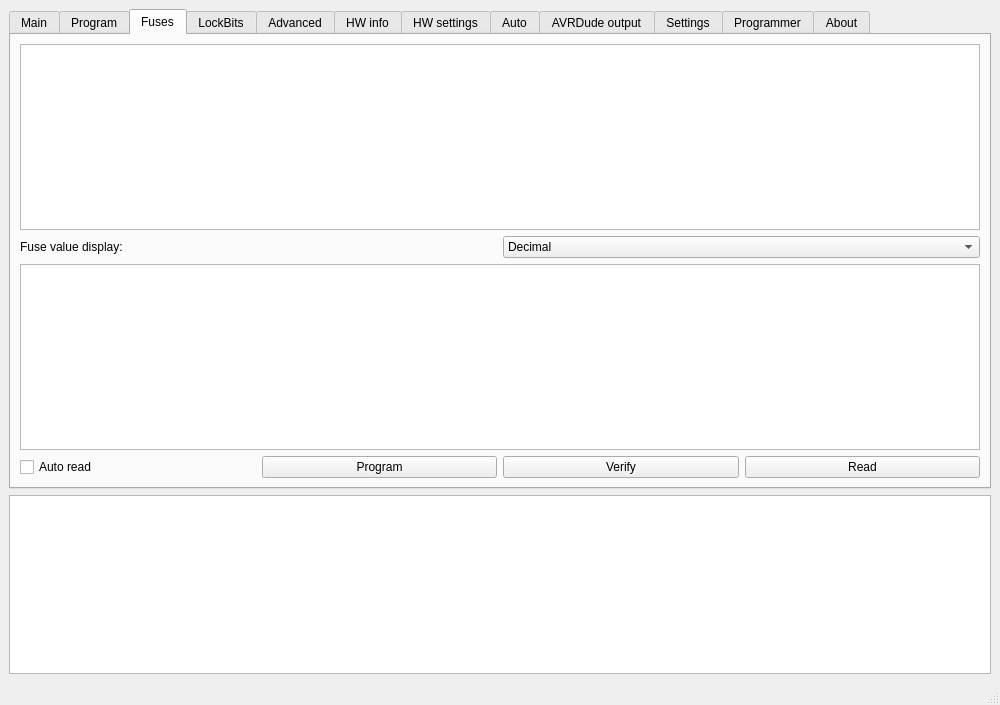
<?xml version="1.0" encoding="UTF-8"?>
<ui version="4.0">
 <class>MainWindow</class>
 <widget class="QMainWindow" name="MainWindow">
  <property name="geometry">
   <rect>
    <x>0</x>
    <y>0</y>
    <width>1000</width>
    <height>705</height>
   </rect>
  </property>
  <property name="windowTitle">
   <string>Avrdude Frontend</string>
  </property>
  <widget class="QWidget" name="centralwidget">
   <layout class="QVBoxLayout" name="verticalLayout">
    <item>
     <widget class="QTabWidget" name="tabWidgetMain">
      <property name="tabPosition">
       <enum>QTabWidget::North</enum>
      </property>
      <property name="tabShape">
       <enum>QTabWidget::Rounded</enum>
      </property>
      <property name="currentIndex">
       <number>2</number>
      </property>
      <widget class="QWidget" name="tabMain">
       <attribute name="title">
        <string>Main</string>
       </attribute>
       <layout class="QVBoxLayout" name="verticalLayout_6">
        <item>
         <widget class="QGroupBox" name="groupBox">
          <property name="title">
           <string>Device and Signature Bytes</string>
          </property>
          <layout class="QGridLayout" name="gridLayout">
           <item row="0" column="0">
            <widget class="QComboBox" name="comboBoxDevice"/>
           </item>
           <item row="0" column="1">
            <widget class="QPushButton" name="pushButton">
             <property name="text">
              <string>Erase device</string>
             </property>
             <property name="icon">
              <iconset resource="icons/icons.qrc">
               <normaloff>:/edit-delete.svg</normaloff>:/edit-delete.svg</iconset>
             </property>
            </widget>
           </item>
           <item row="1" column="0">
            <widget class="QLineEdit" name="lineEditDevSignature">
             <property name="enabled">
              <bool>false</bool>
             </property>
            </widget>
           </item>
           <item row="2" column="0">
            <widget class="QLabel" name="labelSignatureMatch">
             <property name="text">
              <string/>
             </property>
            </widget>
           </item>
           <item row="1" column="1">
            <widget class="QPushButton" name="pushButtonReadSignature">
             <property name="text">
              <string>Read Signature</string>
             </property>
            </widget>
           </item>
          </layout>
         </widget>
        </item>
        <item>
         <widget class="QGroupBox" name="groupBox_2">
          <property name="title">
           <string>Programming Mode and Target Settings</string>
          </property>
          <layout class="QGridLayout" name="gridLayout_2">
           <item row="0" column="0">
            <widget class="QComboBox" name="comboBoxIspMode"/>
           </item>
           <item row="0" column="1">
            <widget class="QPushButton" name="pushButton_3">
             <property name="text">
              <string>Settings</string>
             </property>
             <property name="icon">
              <iconset resource="icons/icons.qrc">
               <normaloff>:/gconf-editor.svg</normaloff>:/gconf-editor.svg</iconset>
             </property>
            </widget>
           </item>
           <item row="1" column="1">
            <widget class="QLabel" name="label_3">
             <property name="text">
              <string>ISP Frequency</string>
             </property>
            </widget>
           </item>
          </layout>
         </widget>
        </item>
        <item>
         <spacer name="verticalSpacer">
          <property name="orientation">
           <enum>Qt::Vertical</enum>
          </property>
          <property name="sizeHint" stdset="0">
           <size>
            <width>20</width>
            <height>40</height>
           </size>
          </property>
         </spacer>
        </item>
       </layout>
      </widget>
      <widget class="QWidget" name="tabProgram">
       <attribute name="icon">
        <iconset resource="icons/icons.qrc">
         <normaloff>:/avr.svg</normaloff>:/avr.svg</iconset>
       </attribute>
       <attribute name="title">
        <string>Program</string>
       </attribute>
       <layout class="QVBoxLayout" name="verticalLayout_2">
        <item>
         <widget class="QGroupBox" name="groupBoxDevice">
          <property name="title">
           <string>Device</string>
          </property>
          <layout class="QVBoxLayout" name="verticalLayout_3">
           <item>
            <layout class="QHBoxLayout" name="horizontalLayout">
             <item>
              <widget class="QPushButton" name="pushButtonErase">
               <property name="text">
                <string>Erase</string>
               </property>
               <property name="icon">
                <iconset resource="icons/icons.qrc">
                 <normaloff>:/edit-delete.svg</normaloff>:/edit-delete.svg</iconset>
               </property>
              </widget>
             </item>
             <item>
              <widget class="QComboBox" name="comboBoxEraseWhat"/>
             </item>
            </layout>
           </item>
           <item>
            <layout class="QHBoxLayout" name="horizontalLayout_2">
             <item>
              <widget class="QCheckBox" name="checkBoxEraseBeforeProg">
               <property name="text">
                <string>Erase device before flash programming</string>
               </property>
               <property name="checked">
                <bool>true</bool>
               </property>
              </widget>
             </item>
             <item>
              <widget class="QCheckBox" name="checkBoxVerifyAfterProg">
               <property name="text">
                <string>Verify after device programming</string>
               </property>
               <property name="checked">
                <bool>true</bool>
               </property>
              </widget>
             </item>
            </layout>
           </item>
          </layout>
         </widget>
        </item>
        <item>
         <widget class="QGroupBox" name="groupBoxFlash">
          <property name="title">
           <string>Flash</string>
          </property>
          <layout class="QVBoxLayout" name="verticalLayout_4">
           <item>
            <layout class="QHBoxLayout" name="horizontalLayoutInputHex">
             <property name="bottomMargin">
              <number>0</number>
             </property>
             <item>
              <widget class="QLabel" name="labelHexForFlash">
               <property name="text">
                <string>Input Hex file:</string>
               </property>
              </widget>
             </item>
             <item>
              <widget class="HexLineEdit" name="lineEditFlashHex"/>
             </item>
            </layout>
           </item>
           <item>
            <layout class="QHBoxLayout" name="horizontalLayoutProgButtons">
             <property name="bottomMargin">
              <number>0</number>
             </property>
             <item>
              <widget class="QPushButton" name="pushButtonProgramFlash">
               <property name="text">
                <string>Program</string>
               </property>
               <property name="icon">
                <iconset resource="icons/icons.qrc">
                 <normaloff>:/write_avr.svg</normaloff>:/write_avr.svg</iconset>
               </property>
              </widget>
             </item>
             <item>
              <widget class="QPushButton" name="pushButtonVerifyFlash">
               <property name="text">
                <string>Verify</string>
               </property>
              </widget>
             </item>
             <item>
              <widget class="QPushButton" name="pushButtonReadReadFlash">
               <property name="text">
                <string>Read</string>
               </property>
               <property name="icon">
                <iconset resource="icons/icons.qrc">
                 <normaloff>:/read_avr.svg</normaloff>:/read_avr.svg</iconset>
               </property>
              </widget>
             </item>
            </layout>
           </item>
          </layout>
         </widget>
        </item>
        <item>
         <widget class="QGroupBox" name="groupBoxEEPROM">
          <property name="title">
           <string>EEPROM</string>
          </property>
          <layout class="QVBoxLayout" name="verticalLayout_5">
           <item>
            <layout class="QHBoxLayout" name="horizontalLayout_3">
             <property name="bottomMargin">
              <number>0</number>
             </property>
             <item>
              <widget class="QLabel" name="label">
               <property name="text">
                <string>Input Hex file:</string>
               </property>
              </widget>
             </item>
             <item>
              <widget class="HexLineEdit" name="lineEditEEPROMHex"/>
             </item>
            </layout>
           </item>
           <item>
            <layout class="QHBoxLayout" name="horizontalLayoutProgButtons_2">
             <property name="bottomMargin">
              <number>0</number>
             </property>
             <item>
              <widget class="QPushButton" name="pushButtonProgramEEPROM">
               <property name="text">
                <string>Program</string>
               </property>
               <property name="icon">
                <iconset resource="icons/icons.qrc">
                 <normaloff>:/write_avr.svg</normaloff>:/write_avr.svg</iconset>
               </property>
              </widget>
             </item>
             <item>
              <widget class="QPushButton" name="pushButtonVerifyEEPROM">
               <property name="text">
                <string>Verify</string>
               </property>
              </widget>
             </item>
             <item>
              <widget class="QPushButton" name="pushButtonReadReadEEPROM">
               <property name="text">
                <string>Read</string>
               </property>
               <property name="icon">
                <iconset resource="icons/icons.qrc">
                 <normaloff>:/read_avr.svg</normaloff>:/read_avr.svg</iconset>
               </property>
              </widget>
             </item>
            </layout>
           </item>
          </layout>
         </widget>
        </item>
       </layout>
      </widget>
      <widget class="QWidget" name="tabFuses">
       <attribute name="icon">
        <iconset resource="icons/icons.qrc">
         <normaloff>:/fuse-64.png</normaloff>:/fuse-64.png</iconset>
       </attribute>
       <attribute name="title">
        <string>Fuses</string>
       </attribute>
       <layout class="QGridLayout" name="gridLayout_11">
        <item row="0" column="0" colspan="2">
         <widget class="QTableView" name="tableViewFuses">
          <property name="sizePolicy">
           <sizepolicy hsizetype="Expanding" vsizetype="Expanding">
            <horstretch>0</horstretch>
            <verstretch>0</verstretch>
           </sizepolicy>
          </property>
          <property name="autoFillBackground">
           <bool>true</bool>
          </property>
          <attribute name="horizontalHeaderStretchLastSection">
           <bool>true</bool>
          </attribute>
         </widget>
        </item>
        <item row="3" column="0" colspan="2">
         <widget class="QTableView" name="tableViewFuseSum">
          <property name="sizePolicy">
           <sizepolicy hsizetype="Preferred" vsizetype="Preferred">
            <horstretch>0</horstretch>
            <verstretch>0</verstretch>
           </sizepolicy>
          </property>
          <attribute name="horizontalHeaderStretchLastSection">
           <bool>true</bool>
          </attribute>
         </widget>
        </item>
        <item row="4" column="0" colspan="2">
         <layout class="QHBoxLayout" name="horizontalLayout_4">
          <property name="bottomMargin">
           <number>0</number>
          </property>
          <item>
           <widget class="QCheckBox" name="checkBox">
            <property name="text">
             <string>Auto read</string>
            </property>
           </widget>
          </item>
          <item>
           <widget class="QPushButton" name="pushButtonProgramFuses">
            <property name="text">
             <string>Program</string>
            </property>
            <property name="icon">
             <iconset resource="icons/icons.qrc">
              <normaloff>:/write_avr.svg</normaloff>:/write_avr.svg</iconset>
            </property>
           </widget>
          </item>
          <item>
           <widget class="QPushButton" name="pushButtonVerifyFuses">
            <property name="text">
             <string>Verify</string>
            </property>
           </widget>
          </item>
          <item>
           <widget class="QPushButton" name="pushButtonReadFuses">
            <property name="text">
             <string>Read</string>
            </property>
            <property name="icon">
             <iconset resource="icons/icons.qrc">
              <normaloff>:/read_avr.svg</normaloff>:/read_avr.svg</iconset>
            </property>
           </widget>
          </item>
         </layout>
        </item>
        <item row="2" column="0">
         <widget class="QLabel" name="labelFuseBiDisplaymode">
          <property name="text">
           <string>Fuse value display:</string>
          </property>
         </widget>
        </item>
        <item row="2" column="1">
         <widget class="QComboBox" name="comboBoxFuseDisplaymode">
          <item>
           <property name="text">
            <string>Decimal</string>
           </property>
          </item>
          <item>
           <property name="text">
            <string>Hexadecimal</string>
           </property>
          </item>
          <item>
           <property name="text">
            <string>Binary</string>
           </property>
          </item>
          <item>
           <property name="text">
            <string>Binary detailed</string>
           </property>
          </item>
         </widget>
        </item>
       </layout>
      </widget>
      <widget class="QWidget" name="tabLockBits">
       <attribute name="icon">
        <iconset resource="icons/icons.qrc">
         <normaloff>:/locked.svg</normaloff>:/locked.svg</iconset>
       </attribute>
       <attribute name="title">
        <string>LockBits</string>
       </attribute>
       <layout class="QVBoxLayout" name="verticalLayout_8">
        <item>
         <widget class="QTableView" name="tableViewLockBits"/>
        </item>
        <item>
         <widget class="QTableWidget" name="tableWidgetLockBitsSum"/>
        </item>
       </layout>
      </widget>
      <widget class="QWidget" name="tabAdvanced">
       <attribute name="icon">
        <iconset resource="icons/icons.qrc">
         <normaloff>:/preferences-system.svg</normaloff>:/preferences-system.svg</iconset>
       </attribute>
       <attribute name="title">
        <string>Advanced</string>
       </attribute>
       <layout class="QVBoxLayout" name="verticalLayout_9">
        <item>
         <widget class="QGroupBox" name="groupBox_3">
          <property name="title">
           <string>Oscillator Calibration Byte</string>
          </property>
          <layout class="QGridLayout" name="gridLayout_3">
           <item row="0" column="0">
            <widget class="QLabel" name="label_4">
             <property name="text">
              <string>Calibrate for freqency</string>
             </property>
            </widget>
           </item>
           <item row="1" column="0">
            <widget class="QComboBox" name="comboBox"/>
           </item>
          </layout>
         </widget>
        </item>
       </layout>
      </widget>
      <widget class="QWidget" name="tabHWInfo">
       <attribute name="icon">
        <iconset resource="icons/icons.qrc">
         <normaloff>:/gtk-info.svg</normaloff>:/gtk-info.svg</iconset>
       </attribute>
       <attribute name="title">
        <string>HW info</string>
       </attribute>
      </widget>
      <widget class="QWidget" name="tabHWSettings">
       <attribute name="icon">
        <iconset resource="icons/icons.qrc">
         <normaloff>:/gconf-editor.svg</normaloff>:/gconf-editor.svg</iconset>
       </attribute>
       <attribute name="title">
        <string>HW settings</string>
       </attribute>
       <layout class="QVBoxLayout" name="verticalLayout_10">
        <item>
         <widget class="QGroupBox" name="groupBox_4">
          <property name="title">
           <string>Voltages</string>
          </property>
          <layout class="QVBoxLayout" name="verticalLayout_11"/>
         </widget>
        </item>
       </layout>
      </widget>
      <widget class="QWidget" name="tabAuto">
       <attribute name="title">
        <string>Auto</string>
       </attribute>
      </widget>
      <widget class="QWidget" name="tabAVRDudeOutput">
       <attribute name="icon">
        <iconset resource="icons/icons.qrc">
         <normaloff>:/utilities-terminal.svg</normaloff>:/utilities-terminal.svg</iconset>
       </attribute>
       <attribute name="title">
        <string>AVRDude output</string>
       </attribute>
       <layout class="QGridLayout" name="gridLayout_4">
        <item row="0" column="0" colspan="2">
         <widget class="QTextEdit" name="textEditAvrDudeOutPut">
          <property name="overwriteMode">
           <bool>true</bool>
          </property>
          <property name="textInteractionFlags">
           <set>Qt::TextSelectableByKeyboard|Qt::TextSelectableByMouse</set>
          </property>
         </widget>
        </item>
        <item row="1" column="1">
         <widget class="QCheckBox" name="checkBoxShowAvrDudeOutput">
          <property name="text">
           <string>Show AvrDude output</string>
          </property>
         </widget>
        </item>
        <item row="1" column="0">
         <widget class="QPushButton" name="pushButtonClearAvrDudeOutput">
          <property name="text">
           <string>Clear</string>
          </property>
          <property name="icon">
           <iconset resource="icons/icons.qrc">
            <normaloff>:/edit-clear.svg</normaloff>:/edit-clear.svg</iconset>
          </property>
          <property name="iconSize">
           <size>
            <width>14</width>
            <height>14</height>
           </size>
          </property>
         </widget>
        </item>
       </layout>
      </widget>
      <widget class="QWidget" name="tabSettings">
       <attribute name="title">
        <string>Settings</string>
       </attribute>
       <layout class="QGridLayout" name="gridLayout_5">
        <item row="2" column="0" colspan="2">
         <widget class="QGroupBox" name="groupBox_6">
          <property name="title">
           <string>Paths</string>
          </property>
          <layout class="QGridLayout" name="gridLayout_9">
           <item row="0" column="0">
            <widget class="QLabel" name="partDescriptionXMLsLabel">
             <property name="text">
              <string>Part description XMLs:</string>
             </property>
            </widget>
           </item>
           <item row="0" column="1">
            <widget class="QLineEdit" name="lineEditXmlsPath"/>
           </item>
           <item row="1" column="0">
            <widget class="QLabel" name="avrdudeLabel">
             <property name="text">
              <string>Avrdude binary:</string>
             </property>
            </widget>
           </item>
           <item row="1" column="1">
            <widget class="QLineEdit" name="lineEditAvrDudePath"/>
           </item>
           <item row="0" column="2">
            <widget class="QPushButton" name="pushButtonBrowseXmls">
             <property name="text">
              <string>Browse</string>
             </property>
            </widget>
           </item>
           <item row="1" column="2">
            <widget class="QPushButton" name="pushButtonAvrDude">
             <property name="text">
              <string>Browse</string>
             </property>
            </widget>
           </item>
          </layout>
         </widget>
        </item>
        <item row="3" column="0" colspan="2">
         <widget class="QGroupBox" name="groupBox_7">
          <property name="title">
           <string>GUI settings</string>
          </property>
          <layout class="QGridLayout" name="gridLayout_10">
           <item row="0" column="0" colspan="2">
            <widget class="QCheckBox" name="checkBoxLastTabRemember">
             <property name="text">
              <string>Remember to the last used tab</string>
             </property>
            </widget>
           </item>
           <item row="1" column="1">
            <widget class="QComboBox" name="comboBoxDefaultTab"/>
           </item>
           <item row="1" column="0">
            <widget class="QLabel" name="labelDefaultTab">
             <property name="text">
              <string>Default tab:</string>
             </property>
            </widget>
           </item>
           <item row="1" column="2">
            <spacer name="horizontalSpacer">
             <property name="orientation">
              <enum>Qt::Horizontal</enum>
             </property>
             <property name="sizeHint" stdset="0">
              <size>
               <width>40</width>
               <height>20</height>
              </size>
             </property>
            </spacer>
           </item>
          </layout>
         </widget>
        </item>
        <item row="4" column="0">
         <spacer name="verticalSpacer_2">
          <property name="orientation">
           <enum>Qt::Vertical</enum>
          </property>
          <property name="sizeHint" stdset="0">
           <size>
            <width>20</width>
            <height>40</height>
           </size>
          </property>
         </spacer>
        </item>
       </layout>
      </widget>
      <widget class="QWidget" name="tabSelectProgrammer">
       <attribute name="icon">
        <iconset resource="icons/icons.qrc">
         <normaloff>:/Usb-svg.svg</normaloff>:/Usb-svg.svg</iconset>
       </attribute>
       <attribute name="title">
        <string>Programmer</string>
       </attribute>
       <layout class="QGridLayout" name="gridLayout_6">
        <item row="0" column="0">
         <widget class="QGroupBox" name="groupBox_5">
          <property name="title">
           <string>Programmer</string>
          </property>
          <layout class="QGridLayout" name="gridLayout_7">
           <item row="5" column="0" colspan="3">
            <widget class="QCheckBox" name="checkBoxOverrideProgrammersOptions">
             <property name="text">
              <string>Override programmer type with the following arguments:</string>
             </property>
            </widget>
           </item>
           <item row="7" column="1">
            <spacer name="verticalSpacer_3">
             <property name="orientation">
              <enum>Qt::Vertical</enum>
             </property>
             <property name="sizeHint" stdset="0">
              <size>
               <width>20</width>
               <height>40</height>
              </size>
             </property>
            </spacer>
           </item>
           <item row="3" column="1" colspan="2">
            <widget class="QLineEdit" name="lineEditProgrammerPort"/>
           </item>
           <item row="3" column="0">
            <widget class="QLabel" name="label_6">
             <property name="text">
              <string>Port</string>
             </property>
            </widget>
           </item>
           <item row="6" column="0" colspan="3">
            <widget class="QLineEdit" name="lineEditProgOptions"/>
           </item>
           <item row="1" column="1" colspan="2">
            <widget class="QComboBox" name="comboBoxProgrammer"/>
           </item>
           <item row="1" column="0">
            <widget class="QLabel" name="label_5">
             <property name="text">
              <string>Programmer type:</string>
             </property>
            </widget>
           </item>
           <item row="4" column="0">
            <widget class="QLabel" name="labelCurretnArguments">
             <property name="text">
              <string>Current arguments:</string>
             </property>
            </widget>
           </item>
           <item row="4" column="1">
            <widget class="QLabel" name="labelCurrentArgumentsValue">
             <property name="text">
              <string/>
             </property>
            </widget>
           </item>
          </layout>
         </widget>
        </item>
       </layout>
      </widget>
      <widget class="QWidget" name="tabAbout">
       <attribute name="icon">
        <iconset resource="icons/icons.qrc">
         <normaloff>:/help-about.svg</normaloff>:/help-about.svg</iconset>
       </attribute>
       <attribute name="title">
        <string>About</string>
       </attribute>
       <layout class="QVBoxLayout" name="verticalLayout_12">
        <item>
         <widget class="QTextBrowser" name="textBrowserAbout">
          <property name="html">
           <string>&lt;!DOCTYPE HTML PUBLIC &quot;-//W3C//DTD HTML 4.0//EN&quot; &quot;http://www.w3.org/TR/REC-html40/strict.dtd&quot;&gt;
&lt;html&gt;&lt;head&gt;&lt;meta name=&quot;qrichtext&quot; content=&quot;1&quot; /&gt;&lt;style type=&quot;text/css&quot;&gt;
p, li { white-space: pre-wrap; }
&lt;/style&gt;&lt;/head&gt;&lt;body style=&quot; font-family:'Sans'; font-size:10pt; font-weight:400; font-style:normal;&quot;&gt;
&lt;table border=&quot;0&quot; style=&quot;-qt-table-type: root; margin-top:4px; margin-bottom:4px; margin-left:4px; margin-right:4px;&quot;&gt;
&lt;tr&gt;
&lt;td style=&quot;border: none;&quot;&gt;
&lt;p style=&quot;-qt-paragraph-type:empty; margin-top:0px; margin-bottom:0px; margin-left:0px; margin-right:0px; -qt-block-indent:0; text-indent:0px;&quot;&gt;&lt;/p&gt;
&lt;p style=&quot;-qt-paragraph-type:empty; margin-top:0px; margin-bottom:0px; margin-left:0px; margin-right:0px; -qt-block-indent:0; text-indent:0px;&quot;&gt;&lt;/p&gt;
&lt;p style=&quot;-qt-paragraph-type:empty; margin-top:0px; margin-bottom:0px; margin-left:0px; margin-right:0px; -qt-block-indent:0; text-indent:0px;&quot;&gt;&lt;/p&gt;
&lt;p style=&quot;-qt-paragraph-type:empty; margin-top:0px; margin-bottom:0px; margin-left:0px; margin-right:0px; -qt-block-indent:0; text-indent:0px;&quot;&gt;&lt;/p&gt;
&lt;p style=&quot;-qt-paragraph-type:empty; margin-top:0px; margin-bottom:0px; margin-left:0px; margin-right:0px; -qt-block-indent:0; text-indent:0px;&quot;&gt;&lt;/p&gt;
&lt;p align=&quot;center&quot; style=&quot; margin-top:0px; margin-bottom:0px; margin-left:0px; margin-right:0px; -qt-block-indent:0; text-indent:0px;&quot;&gt;This program was written by &lt;a href=&quot;mailto:martonmiklosqdev@gmail.com&quot;&gt;&lt;span style=&quot; text-decoration: underline; color:#0000ff;&quot;&gt;Miklós Márton&lt;/span&gt;&lt;/a&gt;&lt;/p&gt;
&lt;p align=&quot;center&quot; style=&quot; margin-top:0px; margin-bottom:0px; margin-left:0px; margin-right:0px; -qt-block-indent:0; text-indent:0px;&quot;&gt;2010&lt;/p&gt;
&lt;p align=&quot;center&quot; style=&quot;-qt-paragraph-type:empty; margin-top:0px; margin-bottom:0px; margin-left:0px; margin-right:0px; -qt-block-indent:0; text-indent:0px;&quot;&gt;&lt;/p&gt;
&lt;p align=&quot;center&quot; style=&quot; margin-top:0px; margin-bottom:0px; margin-left:0px; margin-right:0px; -qt-block-indent:0; text-indent:0px;&quot;&gt;Special thanks to:&lt;/p&gt;
&lt;p align=&quot;center&quot; style=&quot; margin-top:0px; margin-bottom:0px; margin-left:0px; margin-right:0px; -qt-block-indent:0; text-indent:0px;&quot;&gt;The AvrDude authors&lt;/p&gt;
&lt;p align=&quot;center&quot; style=&quot; margin-top:0px; margin-bottom:0px; margin-left:0px; margin-right:0px; -qt-block-indent:0; text-indent:0px;&quot;&gt;Qt developers&lt;/p&gt;&lt;/td&gt;&lt;/tr&gt;&lt;/table&gt;&lt;/body&gt;&lt;/html&gt;</string>
          </property>
          <property name="openExternalLinks">
           <bool>true</bool>
          </property>
         </widget>
        </item>
        <item>
         <widget class="QPushButton" name="pushButton_2">
          <property name="text">
           <string>About Qt</string>
          </property>
          <property name="icon">
           <iconset resource="icons/icons.qrc">
            <normaloff>:/Qt-logo.svg_.png</normaloff>:/Qt-logo.svg_.png</iconset>
          </property>
         </widget>
        </item>
       </layout>
      </widget>
     </widget>
    </item>
    <item>
     <widget class="QTextBrowser" name="textEditMessages">
      <property name="openExternalLinks">
       <bool>false</bool>
      </property>
      <property name="openLinks">
       <bool>false</bool>
      </property>
     </widget>
    </item>
   </layout>
  </widget>
  <widget class="QStatusBar" name="statusbar"/>
 </widget>
 <customwidgets>
  <customwidget>
   <class>HexLineEdit</class>
   <extends>QLineEdit</extends>
   <header>hexlineedit.h</header>
  </customwidget>
 </customwidgets>
 <resources>
  <include location="icons/icons.qrc"/>
 </resources>
 <connections/>
</ui>
